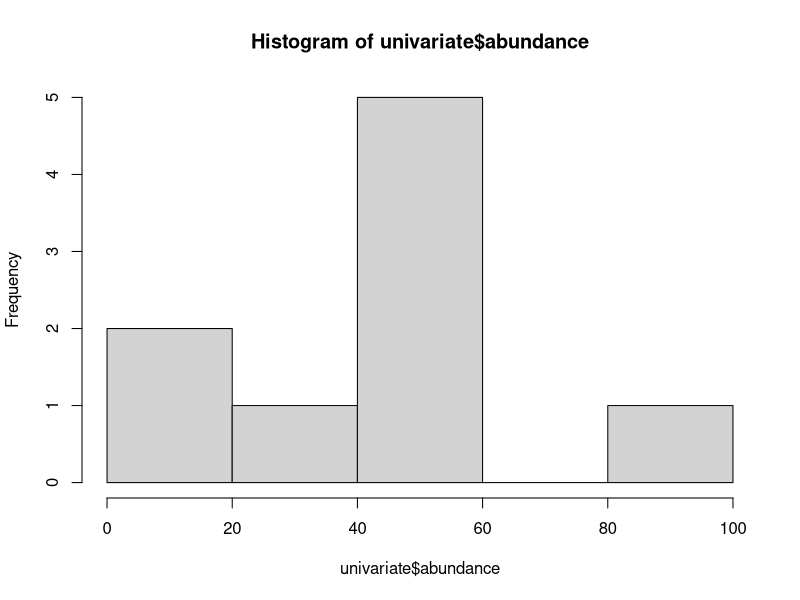
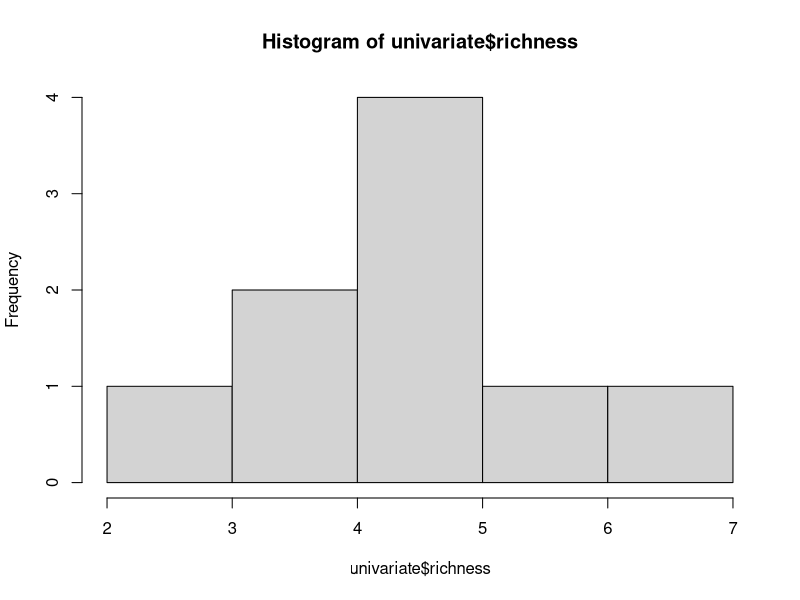

Reproduce these figures in R, in order. (Note: this script raises an error after producing the figures.)
# Session Info --------------------------------------------------------------

sessionInfo()
# R version 4.3.0 (2023-04-21 ucrt)
# Platform: x86_64-w64-mingw32/x64 (64-bit)
# Running under: Windows 11 x64 (build 22621)
# 
# Matrix products: default
# 
# 
# locale:
# [1] LC_COLLATE=English_Canada.utf8  LC_CTYPE=English_Canada.utf8   
# [3] LC_MONETARY=English_Canada.utf8 LC_NUMERIC=C                   
# [5] LC_TIME=English_Canada.utf8    
# 
# time zone: America/New_York
# tzcode source: internal
# 
# attached base packages:
# [1] stats     graphics  grDevices utils     datasets  methods   base     
# 
# other attached packages:
# [1] patchwork_1.1.2 vegan_2.6-4     lattice_0.21-8  permute_0.9-7   lubridate_1.9.2
# [6] forcats_1.0.0   stringr_1.5.0   dplyr_1.1.2     purrr_1.0.1     readr_2.1.4    
# [11] tidyr_1.3.0     tibble_3.2.1    ggplot2_3.4.2   tidyverse_2.0.0
# 
# loaded via a namespace (and not attached):
# [1] Matrix_1.5-4     gtable_0.3.3     compiler_4.3.0   renv_0.17.3      tidyselect_1.2.0
# [6] parallel_4.3.0   cluster_2.1.4    splines_4.3.0    scales_1.2.1     R6_2.5.1        
# [11] generics_0.1.3   MASS_7.3-58.4    munsell_0.5.0    pillar_1.9.0     tzdb_0.4.0      
# [16] rlang_1.1.1      utf8_1.2.3       stringi_1.7.12   timechange_0.2.0 cli_3.6.1       
# [21] mgcv_1.8-42      withr_2.5.0      magrittr_2.0.3   grid_4.3.0       rstudioapi_0.14 
# [26] hms_1.1.3        nlme_3.1-162     lifecycle_1.0.3  vctrs_0.6.3      glue_1.6.2      
# [31] fansi_1.0.4      colorspace_2.1-0 tools_4.3.0      pkgconfig_2.0.3 



# Libraries ---------------------------------------------------------------

library(tidyverse) # ddpylr, pipes, ggplot
library(vegan) # community data/community ecology, diversity analyses
# https://peat-clark.github.io/BIO381/veganTutorial.html 
library(patchwork) # for putting together figures
library(plotrix) # st. error function
library(car) # Anova function for sums of squares

# Data --------------------------------------------------------------------

invert_data <- read.csv("data/invert_data.csv")
str(invert_data)
colnames(invert_data)


# Make into Univariate Dataframe ----------------------------------------------

invert_data <- invert_data %>% 
  separate(site, c('site', 'sample')) #separate "site" and "sample" into separate columns

invert <- invert_data %>% select(Nemata:Unionidae) # just the invert data
env <- invert_data %>% select(site:sample) # the 'environmental data'


# Calculate measures of diversity

richness <- vegan::specnumber(invert) # how many species at each site/sample
abundance <- rowSums(invert) # abundance/summary of individuals at each site

# Shannon-Weiner Diversity
# use '?diversity' to learn about the function
#  H = -sum p_i log(b) p_i
# where p_i is the proportional abundance of species i and b is the base of the logarithm

H <- vegan::diversity(invert, index = "shannon")

# Simpsons diversity
# Simpson's index are based on D = sum p_i^2. Choice simpson returns 1-D 
D <- vegan::diversity(invert, index = 'simpson')

# Pielou's Eveness
# J' = H'/H'max aka H' = shannon diversity index and H'max = max possible value of H'
J <- H/log(richness)

### Create a univariate dataframe using the above data

univariate <- env # 'univariate' is the new name, put the 'env' data in

univariate$richness <- richness 
univariate$abundance <- abundance
univariate$shannon <- H
univariate$simpson <- D
univariate$evenness <- J

str(univariate)

# output as csv to save it so you can just call it in next time

write.csv(univariate, 'data/univariate_invert.csv')


# Descriptive Stats/Exploration -------------------------------------------

# Histogram of abundance
hist(univariate$abundance)
hist(univariate$richness)

## Summary Table

# summary table -----------------------------------------------------------

univariate_table <- univariate %>% group_by(site) %>% 
  summarise(across(
    .cols = where(is.numeric),
    .fns = list(Mean = mean, SD = sd, SE = std.error), na.rm = TRUE,
    .names = "{col}_{fn}"
  ))

# transpose it (t)
univariate_table <- univariate_table %>% t %>% as.data.frame

# V1         V2         V3
# site             station1   station2   station3
# richness_Mean    5.333333   3.666667   5.333333
# richness_SD     0.5773503  1.5275252  1.5275252
# richness_SE     0.3333333  0.8819171  0.8819171
# abundance_Mean   40.00000   20.00000   63.33333
# abundance_SD     9.539392  26.851443  16.196707
# abundance_SE     5.507571  15.502688   9.351173
# shannon_Mean     1.242957   1.120620   1.310140
# shannon_SD      0.1712102  0.5389593  0.3771780
# shannon_SE     0.09884827 0.31116828 0.21776380
# simpson_Mean    0.6237996  0.6068269  0.6788509
# simpson_SD      0.1161854  0.2483995  0.1117667
# simpson_SE     0.06707969 0.14341350 0.06452855
# evenness_Mean   0.7500362  0.8794997  0.7911290
# evenness_SD     0.1433745  0.1426944  0.1394131
# evenness_SE    0.08277731 0.08238468 0.08049020

# export as csv, use for reports

write.csv(univariate_table, 'data/invert_summary_table.csv')

# scaling up --------------------------------------------------------------

# samples were collected using a dredge net 0.1 m2
invert1 <- invert_data %>% select(Nemata:Unionidae)

# multiplied by 10 to make it 1m2
invert_1m <- invert1*10

richness_1m <- specnumber(invert_1m)
abundance_1m <- rowSums(invert_1m)

# Simpsons index 
# Simpson's index are based on D = sum p_i^2. Choice simpson returns 1-D 
simpson_1m <- diversity(invert_1m, index = "simpson")

# Shannon-Weiner diversity
#  H = -sum p_i log(b) p_i
# where p_i is the proportional abundance of species i and b is the base of the logarith
shannon_1m <- diversity(invert_1m, index = "shannon")

# Pielous evenness 
# J' = H'/H'max aka H' = shannon diversity index and H'max = max possible value of H'
pielous_1m <- shannon_1m/ log(specnumber(invert_1m)) 


univariate_1m <- env
univariate_1m$richness <- richness_1m
univariate_1m$abundance <- abundance_1m
univariate_1m$shannon <- shannon_1m
univariate_1m$simpson <- simpson_1m
univariate_1m$pielous <- pielous_1m

write.csv(univariate_1m, "output/univariate_1m.csv", row.names = TRUE)



univariate_table_1m <- univariate_1m %>% group_by(site) %>% 
  summarise(across(
    .cols = where(is.numeric),
    .fns = list(Mean = mean, SD = sd, SE = std.error), na.rm = TRUE,
    .names = "{col}_{fn}"
  ))

univariate_table_1m <- univariate_table_1m %>% t %>% as.data.frame

write.csv(univariate_table_1m, 
          "output/univariate_summary_1m.csv", row.names = TRUE)



# Univariate figures ------------------------------------------------------
# If you are picking up here to make edits etc. later, just import the data
# don't remake it every time
univariate <- read.csv("output/univariate_1m.csv")



### anovas, analysis of variance
# http://ecologyandevolution.org/statsdocs/online-stats-manual-chapter2.html

# is there a difference in abundance among the three sites?
density_aov <- lm(abundance ~ site, data = univariate)
Anova(density_aov)

# Response: abundance
#            Sum Sq Df F value  Pr(>F)  
# site      282222  2  3.9404 0.08076 .
# Residuals 214867  6   


# Invertebrate abundace was not significantly different among the sites (one-way ANOVA (F = 3.940, df = 2,6, p = 0.08)).
# also report the means and standard error from the tables, present a figure

richness_aov <- lm(richness ~ site, data = univariate)
Anova(richness_aov)

# Anova Table (Type II tests)
# 
# Response: richness
#             Sum Sq Df F value Pr(>F)
# site       5.5556  2  1.6667 0.2657
# Residuals 10.0000  6  

# Invertebrate richenss was not significantly different among the sites (one-way ANOVA (F = 1.667, df = 2,6, p = 0.27)).
# also report the means and standard error from the tables, present a figure


simpson_aov <- lm(simpson ~ site, data = univariate)
Anova(simpson_aov)

# Anova Table (Type II tests)
# 
# Response: simpson
# Sum Sq Df F value Pr(>F)
# site      0.008506  2  0.1455 0.8676
# Residuals 0.175386  6 




shannon_aov <- lm(shannon ~ site, data = univariate)
Anova(shannon_aov)

# Response: shannon
# Sum Sq Df F value Pr(>F)
# site      0.05540  2  0.1798 0.8397
# Residuals 0.92411  6

pielous_aov <- lm(pielous ~ site, data = univariate)
Anova(pielous_aov)

# Anova Table (Type II tests)
# 
# Response: pielous
# Sum Sq Df F value Pr(>F)
# site      0.026259  2  0.6526 0.5541
# Residuals 0.120708  6 


# Figures -----------------------------------------------------------------

## Invertebrate richness figure
# using ggplot (from tidyverse)
# https://r-graph-gallery.com/

richness1 <- ggplot(univariate, aes(x = site, y = richness)) + # call on data, x & y variables
  geom_boxplot(lwd=1) + #boxplot, lwd = line width
  geom_jitter(aes(shape = site, fill = site),
              size = 5, stroke = 1.5, width = 0.05, height = 0.05) + # jittered points overlay
  theme_classic(14) + #background colour etc. of figure
  labs(x = " ",
       y = "Taxa Richness") + # x and y labels
  scale_fill_manual(values = c("#BA251E","#F2C73B", "#48484B")) + # colour of points
  #scale_colour_manual(values = c("#BA251E","#F2C73B", "#48484B")) +
  theme(panel.border = element_rect(fill = NA)) + # add border around figure
  scale_shape_manual(values = c(21, 24, 22)) + # set the shapes of the points
  theme(legend.position = "none") + # no legend needed
  ylim(0,10) + # set the y axis limites
  scale_x_discrete(labels = c("station1" = "Station 1",
                              "station2" = "Station 2",
                              "station3" = "Station 3")) # change the x axis tick names




abundance <- ggplot(univariate, aes(x = site, y = abundance)) +
  geom_boxplot(lwd=1) +
  geom_jitter(aes(shape = site, fill = site),
              size = 5, stroke = 1.5, width = 0.05, height = 0.05) +
  theme_classic(14) +
  labs(x = " ",
       y = (expression(paste("Density per 1"," ", m^2)))) +
  scale_fill_manual(values = c("#BA251E","#F2C73B", "#48484B")) +
  scale_colour_manual(values = c("#BA251E","#F2C73B", "#48484B")) +
  theme(panel.border = element_rect(fill = NA)) +
  scale_shape_manual(values = c(21, 24, 22)) +
  theme(legend.position = "none") +
  ylim(0, 1000) +
  scale_x_discrete(labels = c("station1" = "Station 1",
                              "station2" = "Station 2",
                              "station3" = "Station 3"))

simpson <- ggplot(univariate, aes(x = site, y = simpson)) +
  geom_boxplot(lwd=1) +
  geom_jitter(aes(shape = site, fill = site),
              size = 5, stroke = 1.5, width = 0.05, height = 0.05) +
  theme_classic(14) +
  labs(x = " ",
       y = "Simpson's Diversity (1-D)") +
  scale_fill_manual(values = c("#BA251E","#F2C73B", "#48484B")) +
  scale_colour_manual(values = c("#BA251E","#F2C73B", "#48484B")) +
  theme(panel.border = element_rect(fill = NA)) +
  scale_shape_manual(values = c(21, 24, 22)) +
  theme(legend.position = "none") +
  ylim(0,1) +
  scale_x_discrete(labels = c("station1" = "Station 1",
                              "station2" = "Station 2",
                              "station3" = "Station 3"))

shannon <- ggplot(univariate, aes(x = site, y = shannon)) +
  geom_boxplot(lwd=1) +
  geom_jitter(aes(shape = site, fill = site),
              size = 5, stroke = 1.5, width = 0.05, height = 0.05) +
  theme_classic(14) +
  labs(x = " ",
       y = "Shannon-Wiener Diversity (H')") +
  scale_fill_manual(values = c("#BA251E","#F2C73B", "#48484B")) +
  scale_colour_manual(values = c("#BA251E","#F2C73B", "#48484B")) +
  theme(panel.border = element_rect(fill = NA)) +
  scale_shape_manual(values = c(21, 24, 22)) +
  theme(legend.position = "none") +
  ylim(0,2) +
  scale_x_discrete(labels = c("station1" = "Station 1",
                              "station2" = "Station 2",
                              "station3" = "Station 3"))

pielou <- ggplot(univariate, aes(x = site, y = pielous)) +
  geom_boxplot(lwd=1) +
  geom_jitter(aes(shape = site, fill = site),
              size = 5, stroke = 1.5, width = 0.05, height = 0.05) +
  theme_classic(14) +
  labs(x = " ",
       y = "Pielou's Evenness (J)") +
  scale_fill_manual(values = c("#BA251E","#F2C73B", "#48484B")) +
  scale_colour_manual(values = c("#BA251E","#F2C73B", "#48484B")) +
  theme(panel.border = element_rect(fill = NA)) +
  scale_shape_manual(values = c(21, 24, 22)) +
  theme(legend.position = "none") +
  ylim(0,1.5) +
  scale_x_discrete(labels = c("station1" = "Station 1",
                              "station2" = "Station 2",
                              "station3" = "Station 3"))


# put the figures you want together into one panel
panel <- abundance + richness1 + simpson + pielou + # figure names 
  plot_annotation(tag_levels ='A') # add labels (e.g, A,B,C,D)

# save that figure into the output 
ggsave("output/univariate_panel.jpeg",
       height = 10.6,
       width = 7.99)

